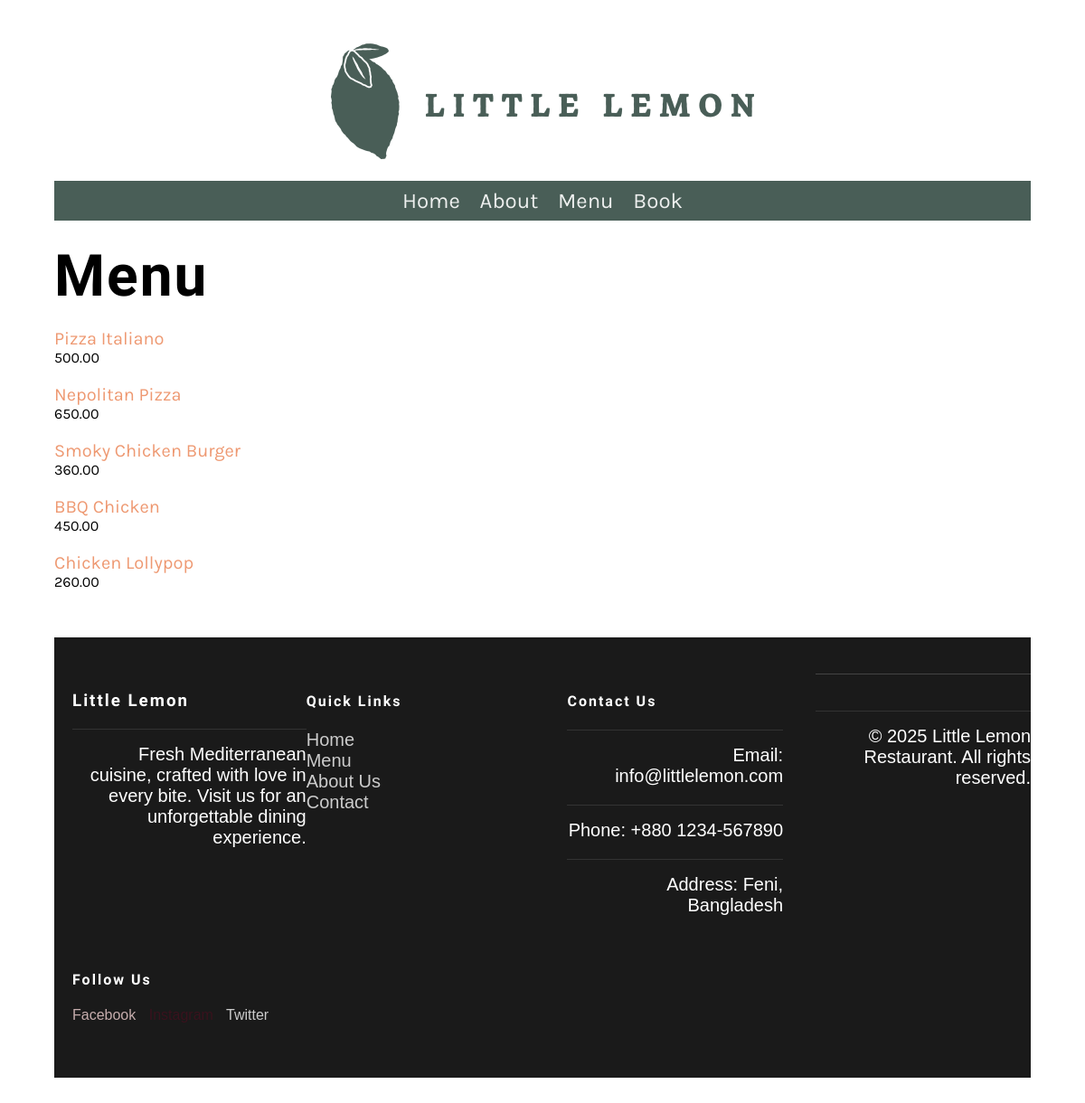
Before: /menu with the older database file.
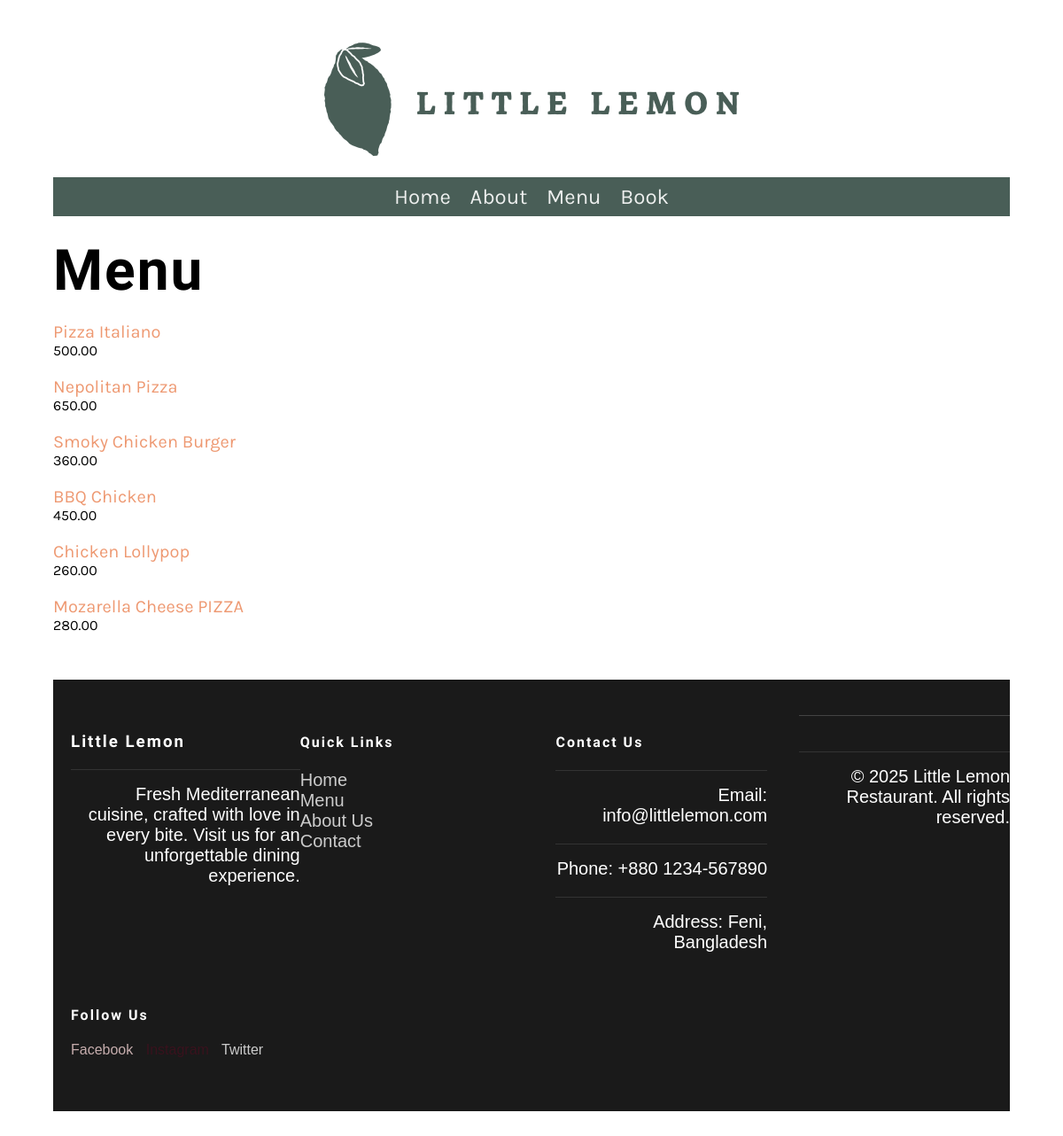
After: the same page with the newer database file.
### restaurant/models.py (models this page shows, shortened)
class Menu(models.Model):
   name = models.CharField(max_length=255)
   price = models.IntegerField()
   description = models.CharField(max_length=1000,default='')

### restaurant/views.py (the view)
# urls.py: path('menu', views.menu, name='menu'),
def menu(request):
    menu_data = Menu.objects.all()
    return render(request, 'menu.html', {'menu' :  menu_data})

### restaurant/templates/menu.html
{% extends 'base.html' %}
{% load static %}
{% block content %}
<h1>Menu</h1>
<div class="column">
    {% for item in menu %}
    <p>
        <a href="{% url 'menu_item' pk=item.pk %}"> {{item.name}}</a>
        <span class ='menu-price'>{{item.price}}.00</span>
    </p>
    {%endfor%}
</div>
{% endblock %}

### restaurant/templates/base.html (shortened to what this page needs)
{% load static %}
<!DOCTYPE html>
<html lang="en">
  <head>
    <link
      rel="preload"
      as="style"
      href="{% static 'css/style.css' %}"
      onload="this.rel = 'stylesheet'"
    />
  </head>
  <body>
    {% include 'partials/_header.html' %}
    <main>{% block content %} {% endblock %}</main>
    {% include 'partials/_footer.html' %}
  </body>
</html>

### restaurant/templates/partials/_header.html
{% load static %}
<header>
  <img src="{% static 'img/logo.png' %}" />
</header>
<nav>
  <ul>
    <li><a href="{% url 'home' %}">Home</a></li>
    <li><a href="{% url 'about' %}">About</a></li>
    <li><a href="{% url 'menu' %}">Menu</a></li>
    <li><a href="{% url 'book' %}">Book</a></li>
  </ul>
</nav>

### restaurant/templates/partials/_footer.html
<footer style="background-color: #1a1a1a; color: #fff; padding: 40px 0; font-family: sans-serif;">
  <div style="max-width: 1200px; margin: auto; display: flex; flex-wrap: wrap; justify-content: space-between; padding: 0 20px;">
    <div style="flex: 1 1 220px; margin-bottom: 20px;">
      <h3 style="margin-bottom: 10px;">Little Lemon</h3>
      <p>Fresh Mediterranean cuisine, crafted with love in every bite. Visit us for an unforgettable dining experience.</p>
    </div>
    <div style="flex: 1 2 250px; margin-bottom: 20px; align-self:right;">
      <h4>Quick Links</h4>
      <ul style="list-style: none; padding: 0;">
        <li><a href="/" style="color: #ccc; text-decoration: none;">Home</a></li>
        <li><a href="/menu" style="color: #ccc; text-decoration: none;">Menu</a></li>
        <li><a href="/about" style="color: #ccc; text-decoration: none;">About Us</a></li>
        <li><a href="/contact" style="color: #ccc; text-decoration: none;">Contact</a></li>
      </ul>
    </div>
    <div style="flex: 1 1 200px; margin-bottom: 20px;">
      <h4>Contact Us</h4>
      <p>Email: info@littlelemon.com</p>
      <p>Phone: +880 1234-567890</p>
      <p>Address: Feni, Bangladesh</p>
    </div>
    <div style="flex: 1 1 150px; margin-bottom: 20px;">
      <h4>Follow Us</h4>
      <a href="#" style="color: #c6adad; margin-right: 10px;">Facebook</a>
      <a href="#" style="color: #39121d; margin-right: 10px;">Instagram</a>
      <a href="#" style="color: #ccc;">Twitter</a>
    </div>
  </div>
  <div style="text-align: center; padding-top: 20px; border-top: 1px solid #444;">
    <p>&copy; 2025 Little Lemon Restaurant. All rights reserved.</p>
  </div>
</footer>

### restaurant/static/css/style.css (style rules this page uses)
body { font-family: 'Karla', sans-serif; margin-top: 3rem; margin-bottom: 3rem; margin-left: 5%; margin-right: 5%; }
h1, h2, h3, h4, h5, h6 { font-family: 'Markazi Text', serif; letter-spacing: 2px;; }
h1 { font-size: 4rem; margin-top: 1.5rem; margin-bottom: 0; }
p, ul { font-size: 1.25rem;; }
a { color: #EE9972; text-decoration: none; }
header img { display: block; margin-left: auto; margin-right: auto; max-width: 100%; height: auto; }
nav { background-color: #495E57; margin-top: 1rem; margin-bottom: 1rem; margin-bottom: 0px; }
nav ul { list-style: none; font-size: 1.5rem; text-align: center; padding-inline-start: 0rem; margin-bottom: 0px; }
nav ul li { display: inline-block; margin: 0.5rem; }
nav ul a { color: #EDEFEE; text-decoration: none; }
footer { background-color: #EDEFEE; padding: 1rem; display: flex; gap: 2rem 1rem; }
footer p { border-top: #333333; border-style: solid; border-width: 0.1rem; border-bottom: none; border-left: none; border-right: none; text-align: right; padding-top: 1rem;; }
.column { flex-basis: 50%; margin-bottom: 1rem; padding-bottom: 1rem; }
.menu-price { display: block; font-size: 1rem; }

Changed rows visible on the page:
added Menu: name "Mozarella Cheese PIZZA", price "280"
